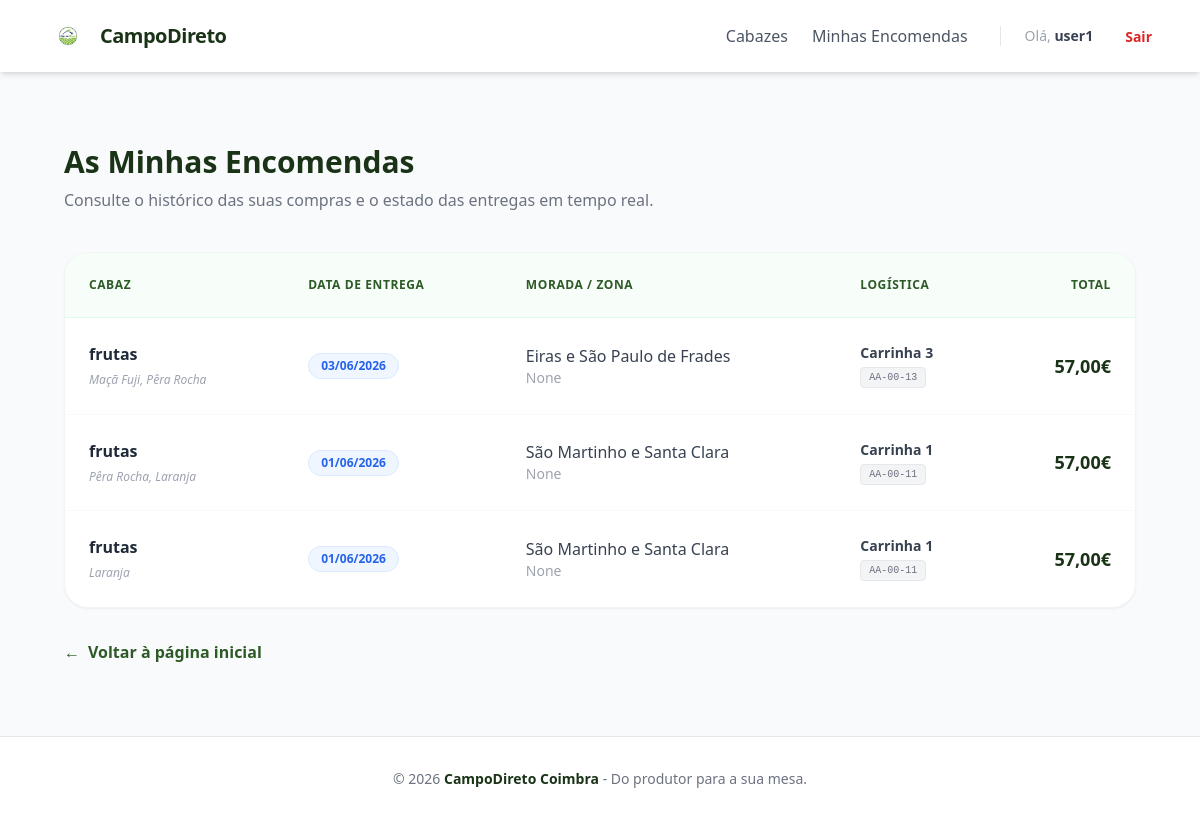
The app's page /orders/historico/ (signed in), older data.
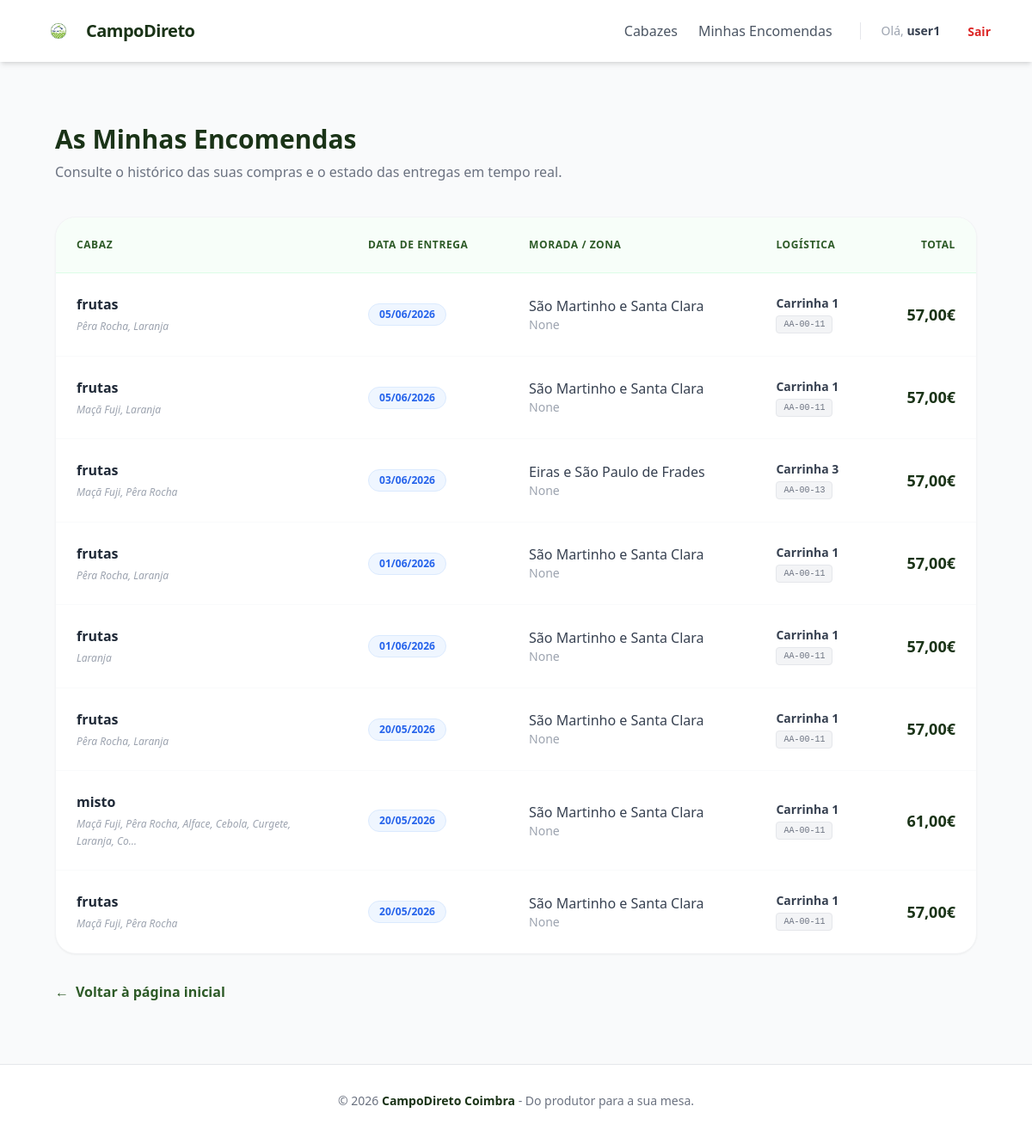
The same page, newer data.
### users/models.py (models this page shows, shortened)
class CustomUser(AbstractUser):
    user_type = models.CharField(max_length=10, choices=USER_TYPES, default="client")
    company_name = models.CharField(max_length=100, blank=True, null=True)
    address = models.CharField(max_length=200, blank=True, null=True)

### orders/models.py (models this page shows, shortened)
class OrderItem(models.Model):
    order = models.ForeignKey(Order, related_name="items", on_delete=models.CASCADE)
    cabaz = models.ForeignKey(Cabaz, on_delete=models.CASCADE)
    quantity = models.IntegerField(default=1)
    price = models.DecimalField(max_digits=10, decimal_places=2)
    selected_products = models.TextField(blank=True, null=True)

class Order(models.Model):
    customer = models.ForeignKey(CustomUser, on_delete=models.CASCADE)
    order_date = models.DateTimeField(auto_now_add=True)
    delivery_date = models.DateField()
    address_detail = models.CharField(
        max_length=255, verbose_name="Morada (Rua, Nº, Andar) "
    )
    zip_code = models.CharField(max_length=10, blank=True, null=True)
    zone = models.ForeignKey(Zone, on_delete=models.SET_NULL, null=True)
    vehicle = models.ForeignKey(
        Vehicle, on_delete=models.SET_NULL, null=True, blank=True
    )
    driver = models.ForeignKey(Driver, on_delete=models.SET_NULL, null=True, blank=True)
    status = models.CharField(max_length=20, choices=ORDER_STATUS, default="pendente")
    total_price = models.DecimalField(max_digits=10, decimal_places=2, default=0.00)

### cabazes/models.py (models this page shows, shortened)
class Cabaz(models.Model):
    name = models.CharField(max_length=50, choices=CABAZ_TYPES)
    price = models.DecimalField(max_digits=6, decimal_places=2)
    weight = models.DecimalField(max_digits=6, decimal_places=2)
    description = models.TextField()
    image = models.ImageField(upload_to="cabazes_images/", blank=True, null=True)
    products = models.ManyToManyField(Product, blank=True)

### logistics/models.py (models this page shows, shortened)
class Zone(models.Model):
    name = models.CharField(max_length=100)

class Vehicle(models.Model):
    name = models.CharField(max_length=100)
    license_plate = models.CharField(max_length=20)
    zone = models.ForeignKey(Zone, on_delete=models.CASCADE)

### orders/views.py (the view)
# urls.py: path("historico/", views.historico_encomendas, name="historico_encomendas"),
@login_required
def historico_encomendas(request):
    encomendas = Order.objects.filter(customer=request.user).order_by("-delivery_date")
    return render(request, "orders/historico.html", {"encomendas": encomendas})

### templates/orders/historico.html (shortened to what this page needs)
{% extends 'base.html' %} {% block content %}
<div class="max-w-6xl mx-auto px-4 py-8">
  <div class="mb-10">
    <h1 class="text-3xl font-bold text-primary mb-2">As Minhas Encomendas</h1>
    <p class="text-gray-500">
      Consulte o histórico das suas compras e o estado das entregas em tempo
      real.
    </p>
  </div>
  {% if encomendas %}
  <div
    class="bg-white rounded-3xl shadow-sm border border-gray-100 overflow-hidden"
  >
    <div class="overflow-x-auto">
      <table class="w-full text-left border-collapse">
        <thead>
          <tr class="bg-green-50/50 text-secondary border-b border-green-100">
            <th class="p-6 font-bold uppercase text-xs tracking-wider">
              Cabaz
            </th>
            <th class="p-6 font-bold uppercase text-xs tracking-wider">
              Data de Entrega
            </th>
            <th class="p-6 font-bold uppercase text-xs tracking-wider">
              Morada / Zona
            </th>
            <th class="p-6 font-bold uppercase text-xs tracking-wider">
              Logística
            </th>
            <th
              class="p-6 font-bold uppercase text-xs tracking-wider text-right"
            >
              Total
            </th>
          </tr>
        </thead>
        <tbody class="divide-y divide-gray-50">
          {% for order in encomendas %}
          <tr class="hover:bg-gray-50/80 transition-colors group">
            <td class="p-6">
              {% for item in order.items.all %}
              <div class="mb-3 last:mb-0">
                <div class="font-bold text-gray-800">{{ item.cabaz.name }}</div>
                <div
                  class="text-xs text-gray-400 italic mt-1 max-w-[250px] leading-relaxed"
                >
                  {{ item.selected_products|truncatechars:60 }}
                </div>
              </div>
              {% empty %}
              <span class="text-gray-300 italic text-sm"
                >Sem itens registrados</span
              >
              {% endfor %}
            </td>
            <td class="p-6">
              <span
                class="inline-flex items-center px-3 py-1 rounded-full text-xs font-bold bg-blue-50 text-blue-600 border border-blue-100"
              >
                {{ order.delivery_date|date:"d/m/Y" }}
              </span>
            </td>
            <td class="p-6 text-gray-600">
              <div class="font-medium text-gray-700">{{ order.zone.name }}</div>
              <div class="text-sm text-gray-400">{{ order.zip_code }}</div>
            </td>
            <td class="p-6">
              <div class="flex flex-col gap-1">
                <span class="text-sm font-bold text-gray-700"
                  >{{ order.vehicle.name }}</span
                >
                <div class="flex items-center gap-2">
                  <span
                    class="text-[10px] font-mono bg-gray-100 text-gray-500 px-2 py-0.5 rounded border border-gray-200 uppercase"
                  >
                    {{ order.vehicle.license_plate }}
                  </span>
                </div>
              </div>
            </td>
            <td class="p-6 text-right">
              <span class="text-lg font-black text-primary">
                {{ order.total_price }}€
              </span>
            </td>
          </tr>
          {% endfor %}
        </tbody>
      </table>
    </div>
  </div>
  {% endif %}
  <div class="mt-8">
    <a
      href="/"
      class="inline-flex items-center text-secondary font-bold hover:gap-2 transition-all"
    >
      <span class="mr-2">←</span> Voltar à página inicial
    </a>
  </div>
</div>
{% endblock %}

### templates/base.html (shortened to what this page needs)
{% load static %}
<!doctype html>
<html lang="pt">
  <head>
    <script src="https://cdn.tailwindcss.com"></script>
  </head>
  <body class="bg-gray-50 text-gray-800 flex flex-col min-h-screen">
    <nav
      class="bg-white shadow-md py-4 px-6 md:px-12 flex justify-between items-center sticky top-0 z-50"
    >
      <a href="/" class="flex items-center gap-3 no-underline">
        <img
          src="{% static 'images/logo.png' %}"
          alt="Logo"
          class="h-10 w-auto"
        />
        <span class="text-primary font-bold text-xl tracking-tight"
          >CampoDireto</span
        >
      </a>
      <div class="flex items-center gap-6">
        <a
          href="{% url 'lista_cabazes' %}"
          class="text-gray-600 hover:text-primary font-medium transition"
          >Cabazes</a
        >
        {% if user.is_authenticated %}
        <a
          href="/orders/historico/"
          class="text-gray-600 hover:text-primary font-medium transition"
          >Minhas Encomendas</a
        >
        <span class="hidden md:inline text-gray-400 text-sm border-l pl-6 ml-2">
          Olá, <span class="font-bold text-gray-700">{{ user.username }}</span>
        </span>
        <form action="{% url 'logout' %}" method="post" class="inline">
          <button
            type="submit"
            class="text-red-600 hover:text-red-800 text-sm font-semibold ml-2 transition"
          >
            Sair
          </button>
        </form>
        {% endif %}
      </div>
    </nav>
    <main class="container mx-auto px-6 py-10 flex-grow max-w-6xl">
      {% block content %}{% endblock %}
    </main>
    <footer class="bg-white border-t py-8 text-center text-gray-500 text-sm">
      &copy; 2026
      <span class="text-primary font-semibold">CampoDireto Coimbra</span> - Do
      produtor para a sua mesa.
    </footer>
  </body>
</html>

Row changes from the older to the newer data that the page shows:
added Order: delivery_date "05/06/2026", zone.name "São Martinho e Santa Clara", zip_code "None", vehicle.name "Carrinha 1", vehicle.license_plate "AA-00-11", total_price "57,00"
added OrderItem: cabaz.name "frutas", selected_products "Pêra Rocha, Laranja", shown under "05/06/2026"
added Order: delivery_date "05/06/2026", zone.name "São Martinho e Santa Clara", zip_code "None", vehicle.name "Carrinha 1", vehicle.license_plate "AA-00-11", total_price "57,00"
added OrderItem: cabaz.name "frutas", selected_products "Maçã Fuji, Laranja", shown under "05/06/2026"
added Order: delivery_date "20/05/2026", zone.name "São Martinho e Santa Clara", zip_code "None", vehicle.name "Carrinha 1", vehicle.license_plate "AA-00-11", total_price "57,00"
added OrderItem: cabaz.name "frutas", selected_products "Pêra Rocha, Laranja", shown under "20/05/2026"
added Order: delivery_date "20/05/2026", zone.name "São Martinho e Santa Clara", zip_code "None", vehicle.name "Carrinha 1", vehicle.license_plate "AA-00-11", total_price "61,00"
added OrderItem: cabaz.name "misto", selected_products "Maçã Fuji, Pêra Rocha, Alface, Cebola, Curgete, Laranja, Co…", shown under "20/05/2026"
added Order: delivery_date "20/05/2026", zone.name "São Martinho e Santa Clara", zip_code "None", vehicle.name "Carrinha 1", vehicle.license_plate "AA-00-11", total_price "57,00"
added OrderItem: cabaz.name "frutas", selected_products "Maçã Fuji, Pêra Rocha", shown under "20/05/2026"
